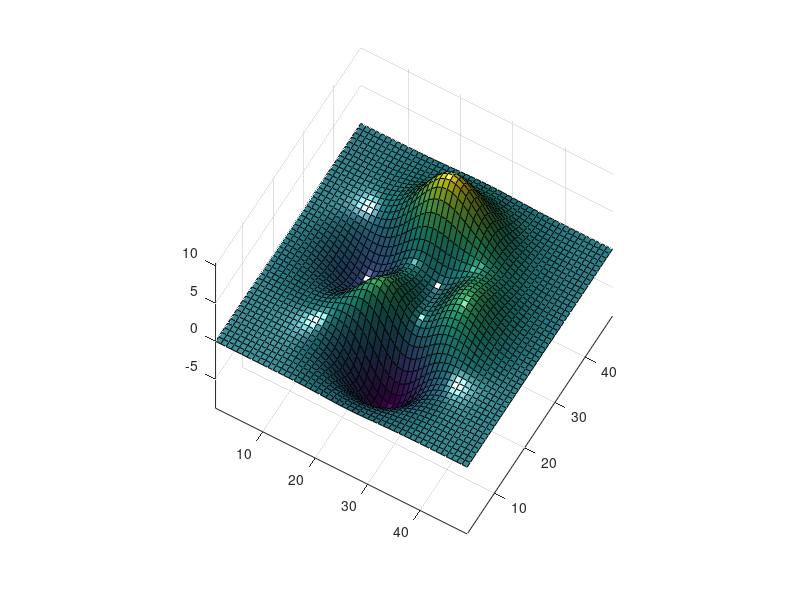

The MATLAB script that drew this image: (Note: this script raises an error after producing the figure.)
clear all; close all


%% case 1
fprintf('\n\n\nCase 1\n')

surf(peaks)
axis vis3d
h = camlight('left');
a = get(gca);
set(gca,'view',[30,60])
b = get(gca);
b.junk = 'test';
[match, er1, er2] = comp_struct(a,b,1);
match
er1
list_struct(er1)
er2
list_struct(er2)

fprintf('\n\n\n\n\n');

if menu('Run next test?','Yes','No') - 1; error('Stop run'); end

%% case 2

clear all; close all
fprintf('\n\n\nCase 2\n')

% first struct
a(1).a = 1;
a(2).a = 2;
a(1).b.a = 'test';
a(2).b.a = 'test';
a(1).b.b = cellstr('a');
a(2).b.b = cellstr('a');
a(1).b.c = 1==1;
a(2).b.c = 1==1;
a(1).c = single([1 2 3]);
a(2).c = single([1 2 3]);
a(1).d(1).a = int8(2);
a(1).d(2).a = uint8(2);
a(1).d(3).a = int16(2);
a(1).d(4).a = uint16(2);
a(1).d(5).a = int32(2);
a(1).d(6).a = uint32(2);
a(1).d(7).a = int64(2);
a(1).d(8).a = uint64(2);
a(2).d(1).a = int8(2);
a(2).d(2).a = uint8(2);
a(2).d(3).a = int16(2);
a(2).d(4).a = uint16(2);
a(2).d(5).a = int32(2);
a(2).d(6).a = uint32(2);
a(2).d(7).a = int64(2);
a(2).d(8).a = uint64(2);
a(1).e = @(x)sin(x);
a(2).e = @(x)sin(x);
a(1).f = 1;
a(1).j = [1.1 2.2 3.3];
a(1).k = @(x)sin(x);



% second struct
b = a;
b(2).a = 1;
b(2).b.a = 'x';
b(2).b.b = cellstr('b');
b(2).b.c = 1==2;
b(2).c = single([1 2 5]);
b(2).d(1).a = int8(4);
b(2).d(2).a = uint8(54);
b(2).d(3).a = int16(5);
b(2).d(4).a = uint16(65);
b(2).d(5).a = int32(7);
b(2).d(6).a = uint32(7);
b(2).d(7).a = int64(7);
b(2).d(8).a = uint64(7);
b(2).e = @(x)tan(x);
b(1).f = 1+1e-8;
b(1).j = single(a(1).j);


% non-match
a(2).h = 1;
b(1).g = 1;
b(2).i.a = 'r';
b(3) = b(2);
b(4) = b(2);
x = .5; a(2).k = @(x)sin(x);
x = .25; b(2).k = @(x)sin(x);
a(1).l.a = 1;
b(1).l.c = 2;

a(1).o = 't';
b(1).o = 5;

% wrong order fields
a(1).m.a = 1; a(1).m.b = 1;
a(1).n.a = 1; a(1).n.b = 1;
b(1).n.b = 1; b(1).n.a = 1;
b(1).m.b = 1; b(1).m.a = 1;

[match, er1, er2] = comp_struct(a,b,1,0,1e-3);

match
er1
er2

if menu('Run next test?','Yes','No') - 1; error('Stop run'); end



%% case 3
clear all; close all
fprintf('\n\n\nCase 3\n')

a.a = 1; b.a = 1;
a.b = 2; b.b = 1;
a.c.a = 1; a.c.b = 2; b.c = 1;
a.d = cellstr('test')'; b.d = cellstr('test')'; 
a.e = cellstr('test')'; b.e = cellstr('a')'; 
a.f = 'tt'; b.f = 'tt';
a.g = 'tt'; b.g = 't';
a.h.a = 1; b.h.b = 1;
a.i.a = 1;
a.j.a = @sin; b.j.a = @sin;
a.j.b = @sin; b.j.b = @cos;
x = .1; a.j.c = @(x) sin(x); x = .5; b.j.c = @(x) sin(x); 
a(2) = a(1); b(2) = b(1); a(3) = a(1);


[match, er1, er2] = comp_struct(a,b);
match
list_struct(match)
er1
list_struct(er1)
er2
list_struct(er2)

if menu('Run next test?','Yes','No') - 1; error('Stop run'); end


%% case 4
clear all; close all
fprintf('\n\n\nCase 4\n')


str = char(97:122);

% build structure
for ii = 1:26
	stu1.(str(ii)) = rand(ceil(5*rand(1)),ceil(5*rand(1)));
end
stu2 = stu1;
for ii = 1:26
	if round(rand(1))
		if rand(1) > 0.3
			if round(rand)
				stu2.(str(ii)) = rand(size(stu2.(str(ii))));
			else
				stu2.(str(ii)) = stu2.(str(ii)) + 1e-8;
			end
		else
			stu2.(str(ii)) = rand(ceil(5*rand(1)),ceil(5*rand(1)));
		end
	end
end

[match, er1, er2] = comp_struct(stu1,stu2);
match
er1
list_struct(er1)
er2
list_struct(er2)
